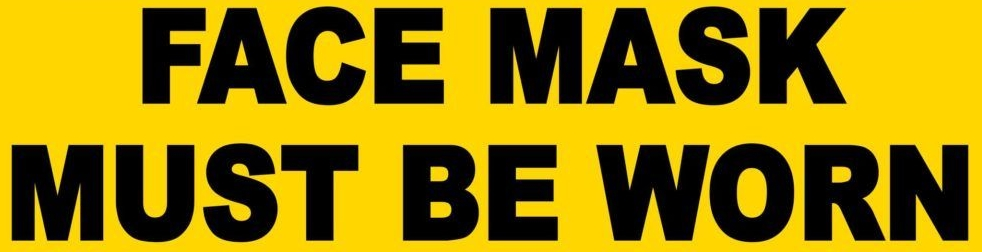
#> input picture Sort Contours/let.jpg, 982 x 252 px
$ python sort_contour.py
#> lines starting #> are read from the running program, lines starting #| are printed output that depends on the picture; after the words box and inside, x2 and y2 are one past the last pixel; in counts of white or black regions, pixels touching at a corner belong together
import imutils
import cv2
import numpy as np

cv2.namedWindow("Sort",cv2.WINDOW_NORMAL)


def sort_contours(cnts,method='l-r'):
    reverse = False
    i=0
    if method == "r-l" or method == "b-t":
        reverse = True

    if method in ['t-b',b-t]:
        i=1

    boxes = [cv2.boundRect(c) for c in cnts]

    (cnts,boxes) = zip(*sorted(zip(cnts,boxes), key=lambda b:b[1][i], reverse = reverse))

    return (cnts,boxes)

def draw_contours(image,c,i):
    M = cv2.moments(c)
    cx = int(M['m01']/M['m00'])
    cy = int(M['m10']/M['m00'])

    cv2.putText(image,f"#{i+1}",(cx-20,cy),cv2.FONT_HERSHEY_PLAIN,2.0,(255,0,255),2)

    return image


image = cv2.imread("let.jpg")
#> image is the input picture: shape (252, 982, 3); mean B, G, R 6.7, 126.7, 150.3

accedge = np.zeros(image.shape[:2],dtype='uint8')

for channel in cv2.split(image):
    channel = cv2.medianBlur(channel,11)
    edge = cv2.Canny(channel,50,200)
    accedge = cv2.bitwise_or(accedge,edge)
#> this loop made 3 passes
#> pass 1, `channel = cv2.medianBlur(channel,11)`:
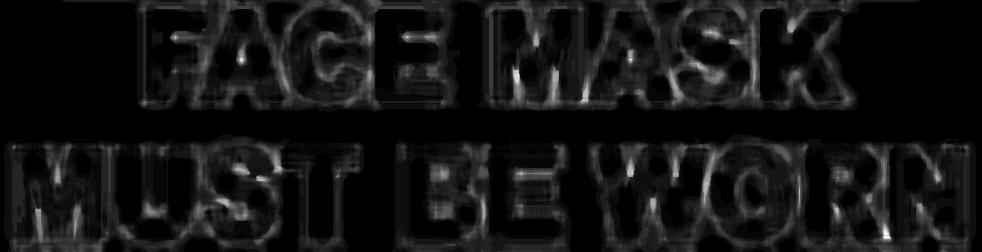
#> channel: shape (252, 982); min 0, max 35, mean 2.7; drawn with min black and max white
#> pass 2, `channel = cv2.medianBlur(channel,11)`:
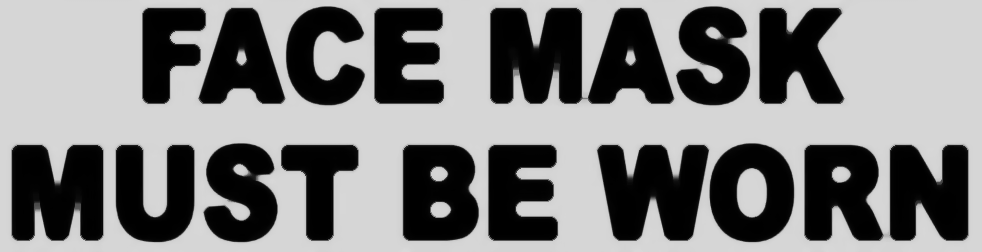
#> channel: shape (252, 982); min 0, max 218, mean 126.6
#> pass 2, `edge = cv2.Canny(channel,50,200)`:
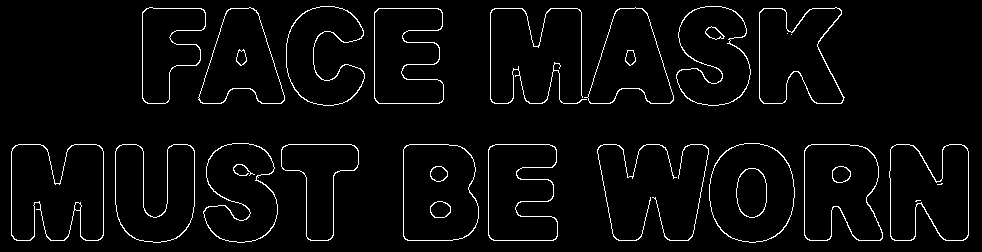
#> edge: shape (252, 982); 3.5% white in thin lines or dots
#> after the loop:
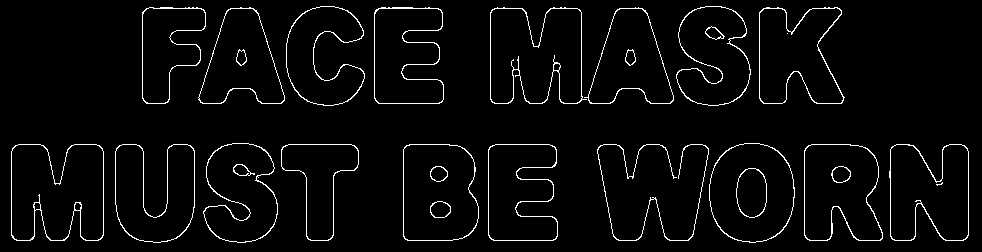
#> accedge: shape (252, 982); 3.6% white in thin lines or dots

cnts = cv2.findContours(accedge.copy(),cv2.RETR_EXTERNAL, cv2.CHAIN_APPROX_SIMPLE)
#> cnts = 18 contours; largest, box (x1, y1, x2, y2) and area: (11, 144, 104, 241) 7612, (490, 7, 587, 104) 7465, (709, 143, 795, 243) 6858, (403, 144, 479, 241) 6618, (889, 144, 969, 241) 6200
cnts = imutils.grab_contours(cnts)

cnts = sorted(cnts, key=cv2.contourArea, reverse=True)

orig = image.copy()

for (i,c) in enumerate(cnts):
    print(cv2.contourArea(c))
    image=draw_contours(image,c,i)
#> this loop made 18 passes
#> (cx in draw_contours, cy in draw_contours) on passes 1 to 12: (191, 56), (54, 535), (192, 751), (192, 437), (192, 929), (190, 839), (55, 795), (193, 154), (192, 518), (192, 240), (55, 713), (55, 404)
#| 7612.5
#| 7465.0
#| 6858.0
#| 6618.0
#| 6200.5
#| 6198.5
#| 5879.5
#| 5416.0
#> (further printed lines are left out)
#> pass 1, `image=draw_contours(image,c,i)`:
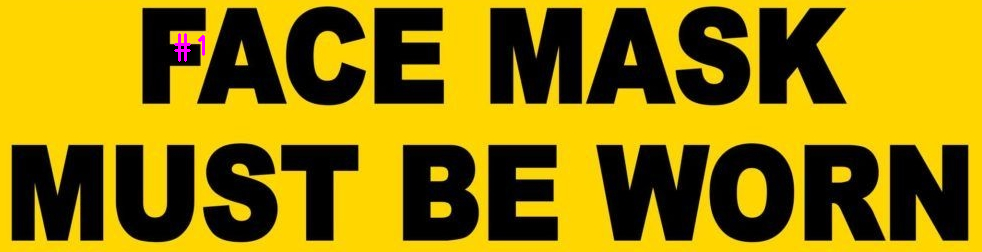
#> image: shape (252, 982, 3); 0.12% of pixels changed, all inside (x1, y1, x2, y2) = (174, 33, 205, 62)
#> after the loop:
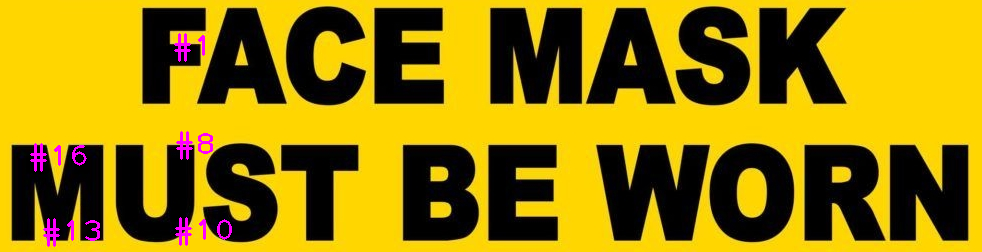
#> image: shape (252, 982, 3); 0.67% of pixels changed, all inside (x1, y1, x2, y2) = (30, 131, 232, 247)

cv2.imshow("Sort",image)


cv2.waitKey(0)
cv2.destroyAllWindows()
